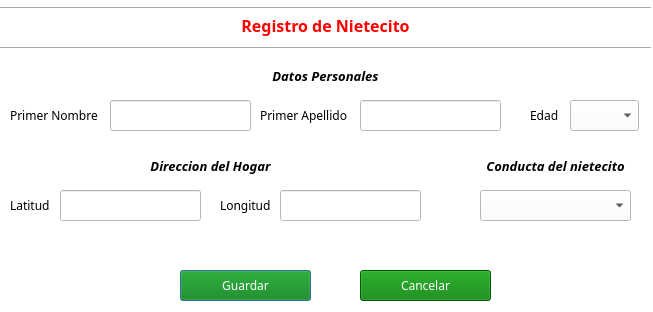
<?xml version="1.0" encoding="UTF-8"?>
<ui version="4.0">
 <class>nietecito</class>
 <widget class="QDialog" name="nietecito">
  <property name="geometry">
   <rect>
    <x>0</x>
    <y>0</y>
    <width>653</width>
    <height>312</height>
   </rect>
  </property>
  <property name="windowTitle">
   <string>Dialog</string>
  </property>
  <property name="styleSheet">
   <string notr="true">background-color: rgb(255, 255, 255);</string>
  </property>
  <widget class="QLabel" name="label">
   <property name="geometry">
    <rect>
     <x>0</x>
     <y>10</y>
     <width>651</width>
     <height>31</height>
    </rect>
   </property>
   <property name="font">
    <font>
     <family>Century Gothic</family>
     <pointsize>12</pointsize>
     <weight>75</weight>
     <bold>true</bold>
    </font>
   </property>
   <property name="styleSheet">
    <string notr="true">color: rgb(255, 0, 0);</string>
   </property>
   <property name="text">
    <string>Registro de Nietecito</string>
   </property>
   <property name="alignment">
    <set>Qt::AlignCenter</set>
   </property>
  </widget>
  <widget class="Line" name="line">
   <property name="geometry">
    <rect>
     <x>-10</x>
     <y>0</y>
     <width>661</width>
     <height>16</height>
    </rect>
   </property>
   <property name="orientation">
    <enum>Qt::Horizontal</enum>
   </property>
  </widget>
  <widget class="Line" name="line_2">
   <property name="geometry">
    <rect>
     <x>0</x>
     <y>40</y>
     <width>651</width>
     <height>16</height>
    </rect>
   </property>
   <property name="orientation">
    <enum>Qt::Horizontal</enum>
   </property>
  </widget>
  <widget class="QLabel" name="label_2">
   <property name="geometry">
    <rect>
     <x>10</x>
     <y>100</y>
     <width>91</width>
     <height>31</height>
    </rect>
   </property>
   <property name="font">
    <font>
     <family>Century Gothic</family>
     <pointsize>9</pointsize>
    </font>
   </property>
   <property name="text">
    <string>Primer Nombre</string>
   </property>
  </widget>
  <widget class="QLabel" name="label_3">
   <property name="geometry">
    <rect>
     <x>260</x>
     <y>100</y>
     <width>101</width>
     <height>31</height>
    </rect>
   </property>
   <property name="font">
    <font>
     <family>Century Gothic</family>
     <pointsize>9</pointsize>
    </font>
   </property>
   <property name="text">
    <string>Primer Apellido</string>
   </property>
  </widget>
  <widget class="QLabel" name="label_4">
   <property name="geometry">
    <rect>
     <x>10</x>
     <y>60</y>
     <width>631</width>
     <height>31</height>
    </rect>
   </property>
   <property name="font">
    <font>
     <family>Century Gothic</family>
     <pointsize>10</pointsize>
     <weight>75</weight>
     <italic>true</italic>
     <bold>true</bold>
    </font>
   </property>
   <property name="text">
    <string>Datos Personales</string>
   </property>
   <property name="alignment">
    <set>Qt::AlignCenter</set>
   </property>
  </widget>
  <widget class="QLabel" name="label_5">
   <property name="geometry">
    <rect>
     <x>530</x>
     <y>100</y>
     <width>41</width>
     <height>31</height>
    </rect>
   </property>
   <property name="font">
    <font>
     <family>Century Gothic</family>
     <pointsize>9</pointsize>
    </font>
   </property>
   <property name="text">
    <string>Edad</string>
   </property>
  </widget>
  <widget class="QComboBox" name="listEdad">
   <property name="geometry">
    <rect>
     <x>570</x>
     <y>100</y>
     <width>69</width>
     <height>31</height>
    </rect>
   </property>
   <property name="font">
    <font>
     <family>Century Gothic</family>
    </font>
   </property>
  </widget>
  <widget class="QLabel" name="label_6">
   <property name="geometry">
    <rect>
     <x>0</x>
     <y>150</y>
     <width>421</width>
     <height>31</height>
    </rect>
   </property>
   <property name="font">
    <font>
     <family>Century Gothic</family>
     <pointsize>10</pointsize>
     <weight>75</weight>
     <italic>true</italic>
     <bold>true</bold>
    </font>
   </property>
   <property name="text">
    <string>Direccion del Hogar</string>
   </property>
   <property name="alignment">
    <set>Qt::AlignCenter</set>
   </property>
  </widget>
  <widget class="QLabel" name="label_7">
   <property name="geometry">
    <rect>
     <x>10</x>
     <y>190</y>
     <width>51</width>
     <height>31</height>
    </rect>
   </property>
   <property name="font">
    <font>
     <family>Century Gothic</family>
     <pointsize>9</pointsize>
    </font>
   </property>
   <property name="text">
    <string>Latitud</string>
   </property>
  </widget>
  <widget class="QLabel" name="label_8">
   <property name="geometry">
    <rect>
     <x>220</x>
     <y>190</y>
     <width>61</width>
     <height>31</height>
    </rect>
   </property>
   <property name="font">
    <font>
     <family>Century Gothic</family>
     <pointsize>9</pointsize>
    </font>
   </property>
   <property name="text">
    <string>Longitud</string>
   </property>
  </widget>
  <widget class="QLabel" name="label_9">
   <property name="geometry">
    <rect>
     <x>480</x>
     <y>150</y>
     <width>151</width>
     <height>31</height>
    </rect>
   </property>
   <property name="font">
    <font>
     <family>Century Gothic</family>
     <pointsize>10</pointsize>
     <weight>75</weight>
     <italic>true</italic>
     <bold>true</bold>
    </font>
   </property>
   <property name="text">
    <string>Conducta del nietecito</string>
   </property>
   <property name="alignment">
    <set>Qt::AlignCenter</set>
   </property>
  </widget>
  <widget class="QComboBox" name="listConducta">
   <property name="geometry">
    <rect>
     <x>480</x>
     <y>190</y>
     <width>151</width>
     <height>31</height>
    </rect>
   </property>
   <property name="font">
    <font>
     <family>Century Gothic</family>
    </font>
   </property>
   <property name="maxVisibleItems">
    <number>11</number>
   </property>
  </widget>
  <widget class="QPushButton" name="botGuardar">
   <property name="geometry">
    <rect>
     <x>180</x>
     <y>270</y>
     <width>131</width>
     <height>31</height>
    </rect>
   </property>
   <property name="font">
    <font>
     <family>Century Gothic</family>
    </font>
   </property>
   <property name="styleSheet">
    <string notr="true">color: rgb(255, 255, 255);
background-color: rgb(0, 125, 0);</string>
   </property>
   <property name="text">
    <string>Guardar</string>
   </property>
  </widget>
  <widget class="QPushButton" name="botCancelar">
   <property name="geometry">
    <rect>
     <x>360</x>
     <y>270</y>
     <width>131</width>
     <height>31</height>
    </rect>
   </property>
   <property name="font">
    <font>
     <family>Century Gothic</family>
    </font>
   </property>
   <property name="styleSheet">
    <string notr="true">color: rgb(255, 255, 255);
background-color: rgb(0, 125, 0);</string>
   </property>
   <property name="text">
    <string>Cancelar</string>
   </property>
  </widget>
  <widget class="QLineEdit" name="textNombre">
   <property name="geometry">
    <rect>
     <x>110</x>
     <y>100</y>
     <width>141</width>
     <height>31</height>
    </rect>
   </property>
   <property name="font">
    <font>
     <family>Century Gothic</family>
    </font>
   </property>
  </widget>
  <widget class="QLineEdit" name="textApellido">
   <property name="geometry">
    <rect>
     <x>360</x>
     <y>100</y>
     <width>141</width>
     <height>31</height>
    </rect>
   </property>
   <property name="font">
    <font>
     <family>Century Gothic</family>
    </font>
   </property>
  </widget>
  <widget class="QLineEdit" name="textLatitud">
   <property name="geometry">
    <rect>
     <x>60</x>
     <y>190</y>
     <width>141</width>
     <height>31</height>
    </rect>
   </property>
   <property name="font">
    <font>
     <family>Century Gothic</family>
    </font>
   </property>
  </widget>
  <widget class="QLineEdit" name="textLongitud">
   <property name="geometry">
    <rect>
     <x>280</x>
     <y>190</y>
     <width>141</width>
     <height>31</height>
    </rect>
   </property>
   <property name="font">
    <font>
     <family>Century Gothic</family>
    </font>
   </property>
  </widget>
 </widget>
 <resources/>
 <connections/>
</ui>
